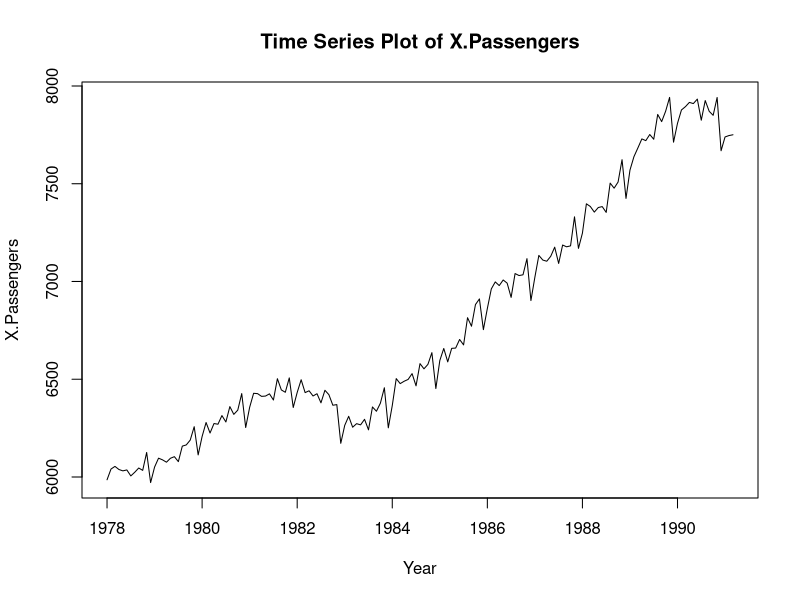
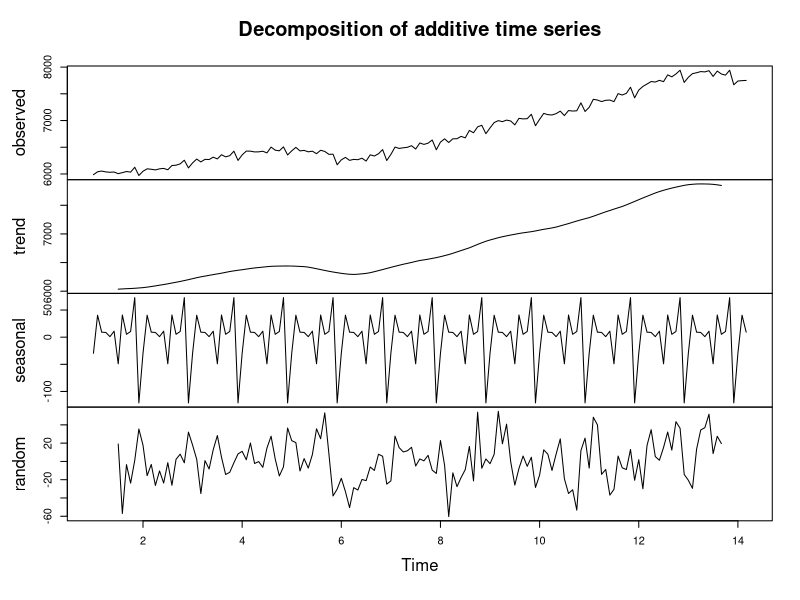
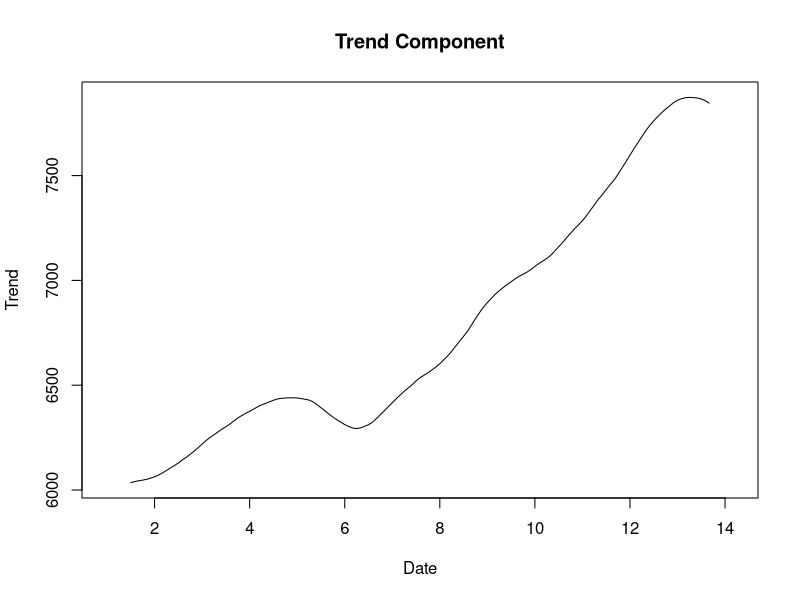
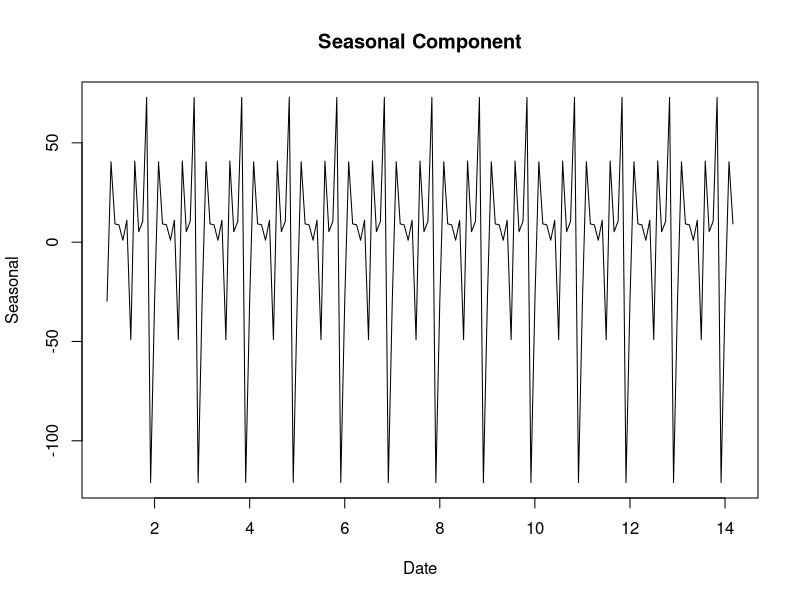
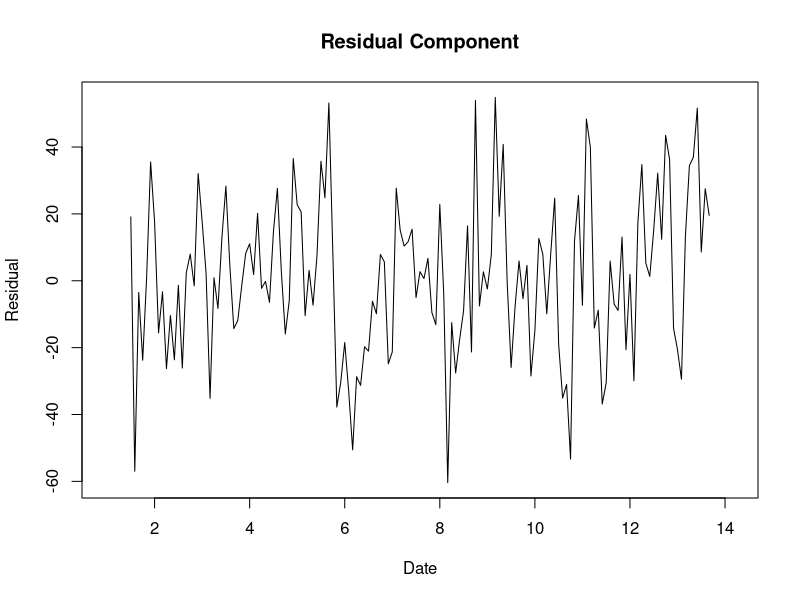
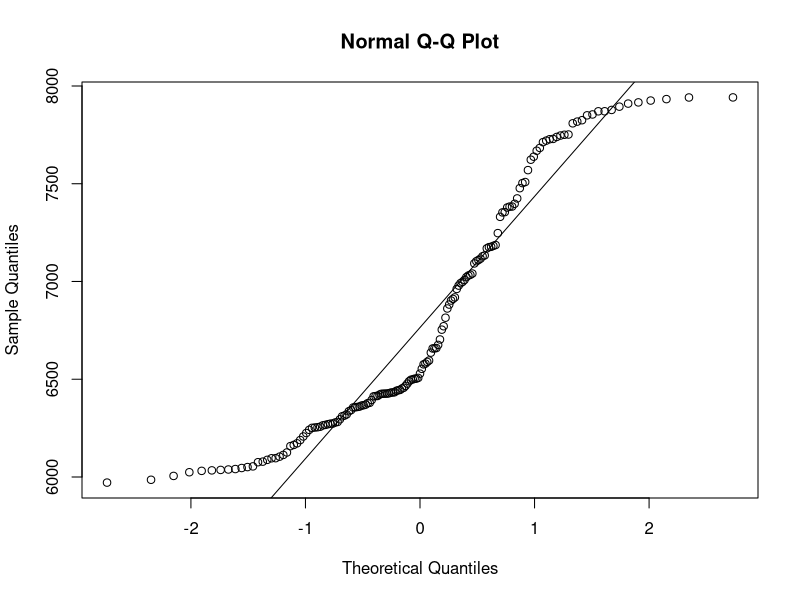
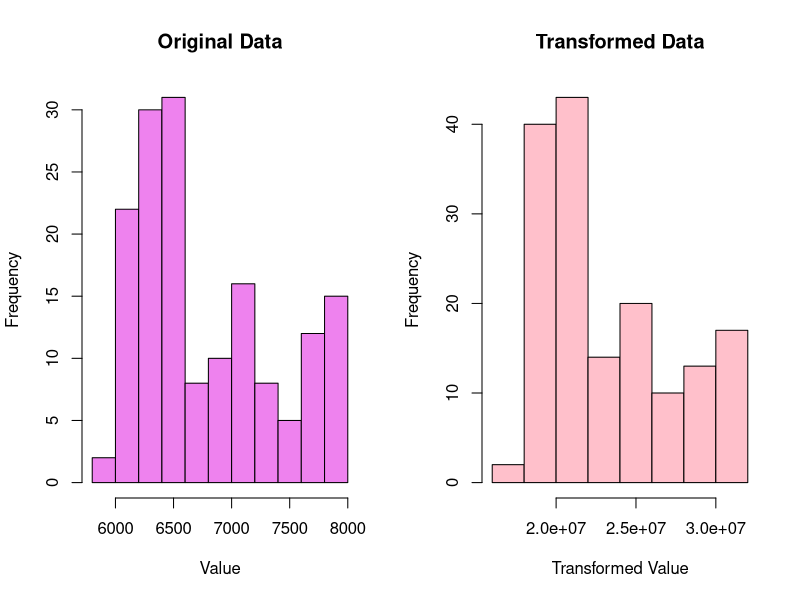
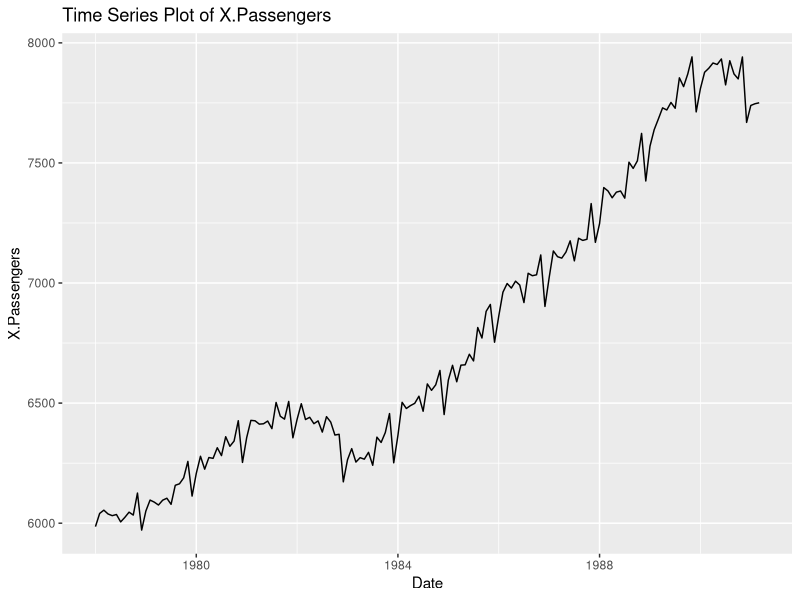

These charts were generated, in order, by the following R code: (Note: this script raises an error after producing the figures.)
# ------------------------------ Load necessary libraries ----------------------
library(ggplot2)
library(lubridate)
library(forecast)
library(ggfortify)
library(tseries)
library(e1071)
library(MASS)
library(lmtest)
library(caTools)

# ------------------------- Step 0: Import and Split Data ----------------------
## import the data set
data <- read.csv("aus_employment.csv",stringsAsFactors = FALSE)

### Data Understanding ###
ls() # Check my data frame name

str(data) # Check the structure

any(is.na(data)) # Check for missing values

## format the date
data$date <- as.Date(data$date, format = "%m/%d/%Y")

# Create a time series object
data_ts <- ts(data$people_employed, frequency = 12, start = c(1978, 1))

## look the first few rows
head(data_ts)

## Plot Time Series
plot(data_ts, main="Time Series Plot of X.Passengers",xlab="Year", ylab = "X.Passengers")

## Split the data into training and test sets
##### Use the train to do the model then the end use to compare
train <- window(data_ts, start = c(1978, 1), end = c(1988, 12)) # 80% for training
test <- window(data_ts, start = c(1989, 1), end = c(1991, 3)) # 20% for testing

# ------------------------- Step 1 : Visualize the Time Series -------------------------
## Perform seasonal decomposition
ts_data <- ts(data$people_employed, frequency = 12)  # Assuming monthly data (frequency = 12)
decomposition <- decompose(ts_data)
plot(decomposition) # Plot the decomposition components (trend, seasonal, and remainder)

## Visual Inspection of Trend Component
plot(decomposition$trend, main = "Trend Component", xlab = "Date", ylab = "Trend")

## Visual Inspection of Seasonal Component
#### Seasonal from the plot
plot(decomposition$seasonal, main = "Seasonal Component", xlab = "Date", ylab = "Seasonal")

## Visual Inspection of Residual Component
plot(decomposition$random, main = "Residual Component", xlab = "Date", ylab = "Residual")

# ------------------------- Step 2 : Transformations ---------------------------

## CHECK NEED TO DO TRANFORMATION OR NOT  
## check skewness first
skew <- skewness(data$people_employed)
print(skew)

##### Output:  -0.149 indicates that the data is slightly left-skewed. 
##### (-0.149) suggests that the skewness is relatively small, which means the departure from a perfectly symmetric distribution is not severe

## Q-Q plot closely follow the line of equality--> suggests that the dataset is approximately normally distributed
qqnorm(data$people_employed)
qqline(data$people_employed)

## Shapiro-Wilk test --> whether a dataset follows a normal distribution
shapiro.test(data$people_employed)

##### Output: W-statistic is close to 1, which suggests that the data is relatively close to a normal distribution.
##### p-value (p < 0.0001) --> does not follow a normal distribution --> need to do transformation

## DO THE TRANSFORMATION 
original_data <- data$people_employed

## Find the optimal lambda (λ) for Box-Cox transformation
optimal_lambda <- optimize(function(lambda) -sum(log(abs((original_data^lambda - 1) / lambda))), c(-2, 2))$minimum
cat("Optimal lambda (λ) =", optimal_lambda, "\n")

##### Output: Optimal lambda (λ) = 1.99994 

## Transform the data using the optimal lambda
transformed_data <- if (abs(optimal_lambda) > 0.001) {
  (original_data^optimal_lambda - 1) / optimal_lambda
} else {
  log(original_data)
}

## Assign the transformed data back to the dataset
data$people_employed <- transformed_data

## Plot the original and transformed data
par(mfrow = c(1, 2))  # Create a 1x2 grid for side-by-side plots
hist(original_data, main = "Original Data", xlab = "Value", col = "violet")
hist(transformed_data, main = "Transformed Data", xlab = "Transformed Value", col = "pink")
par(mfrow = c(1, 1))  # Reset plotting parameters

ggplot(data = NULL, aes(x = time(data_ts), y = data_ts)) +
  geom_line() +
  labs(x = "Date", y = "X.Passengers") +
  ggtitle("Time Series Plot of X.Passengers")

ggplot(data = NULL, aes(x = time(transformed_data), y = data_ts)) +
  geom_line() +
  labs(x = "Date", y = "X.Passengers") +
  ggtitle("Time Series Plot of X.Passengers")

# ------------------------- Step 3: Check the stationary of series -------------------------
## Examine autocorrelation and partial autocorrelation to identify potential lag values for modeling
acf(data$people_employed, main = "Autocorrelation Function (ACF)", lag.max = 40)
pacf(data$people_employed, main = "Partial Autocorrelation Function (PACF)", lag.max = 40)

## Statistical Tests using adf --> result < 0.05 means stationary
adf.test(data$people_employed)

## examine relationships between values at different time points
lag.plot(data$people_employed, main = "Lag Plot") # using the original data

## Decompose again 
ts_data2 <- ts(data$people_employed, frequency = 12)  # Assuming monthly data (frequency = 12)
decomposition2 <- decompose(ts_data2)
plot(decomposition2) 

# Analysis for seasonal - - - - - - - - - - - - - - - - - - - - - - - - - 
summary(decomposition2$seasonal)

## Plot the autocorrelation function (ACF) of the seasonal component
acf(decomposition2$seasonal, main = "ACF of Seasonal Component")

## Plot the partial autocorrelation function (PACF) of the seasonal component
pacf(decomposition2$seasonal, main = "PACF of Seasonal Component")

# Analysis for trend - - - - - - - - - - - - -  - - - - - - - - - - - - 
summary(decomposition2$trend)

## check got missing value or not
any(is.na(decomposition2$trend))

## remove missing value
decomposition2$trend <- na.omit(decomposition2$trend)

## Plot the autocorrelation function- ACF & PACF of the trend component
acf(decomposition2$trend, main = "ACF of Trend Component")
pacf(decomposition2$trend, main = "PACF of Trend Component")

# Analysis for Residual - - - - - - - - - - - - -  - - - - - - - - - - - -
summary(decomposition2$random)

any(is.na(decomposition2$random))
decomposition2$random <- na.omit(decomposition2$random)

## Plot the autocorrelation function- ACF & PACF of the residual component
acf(decomposition2$random, main = "ACF of Residual Component")
pacf(decomposition2$random, main = "PACF of Residual Component")

print(decomposition2)

acf(data$people_employed, main = "Autocorrelation Function (ACF)")
pacf(data$people_employed, main = "Autocorrelation Function (PACF)")

# ------------------------- Step 4 : Find Optimal Parameters -------------------------
## Check the Seasonal then do the First(Seasonal) Differencing
plot(train)
acf(train, lag.max = 40)
pacf(train, lag.max = 40)
checkresiduals(train, lag=24)

adf.test(train)
ndiffs(train)
nsdiffs(train)

z <- ts(diff(train, lag=12))
ts.plot(z, gpars = list(main="First(seasonal) Differences"))
acf(z, main="z", lag.max = 40)
pacf(z, main="z", lag.max = 40)
adf.test(z)
checkresiduals(z, lag=24)


##Guess Arima(p,d,q)(P,D,Q)
##### (p,d,q) --> non seasonal part of model ; d = 0
##### (P,D,Q) --> seasonal part of model ; D = 1
##### p is for AR model --> see PACF; q is for MA model --> see ACF
# lets see the PACF 
# arima(1,0,0)(1, 0, 0)[12]
fit <- arima(train, order=c(1,1,0), seasonal = list(order = c(0,1,0), period=12))
fit
summary(fit)

## Check Residuals
checkresiduals(fit, lag = 24)

## Identification revisited
fit2<- auto.arima(train, ic="aic", trace = TRUE)
summary(fit2)
auto.arima(train, ic="aic", trace=TRUE)
checkresiduals(fit2, lag=24)

coeftest(fit2)

## Generate forecasts for the next 108 months
forecast_values <- forecast(fit2, h = 108)
print(forecast_values)

## plot the graph out
pdf("larger_plot.pdf", width = 10, height = 6)
plot(forecast_values, main = "ARIMA Forecast", xlab = "Date", ylab = "IPG3113N")
dev.off()

## Holt-Winter Model
## Additive Holt-winters Method 
# Fit the additive Holt-Winters model to the training data
additive_model <- hw(train, seasonal = "additive")

# Forecast the time series for the testing period
additive_forecast <- predict(additive_model, 3)

# Print the forecast
print(additive_forecast)

## Multiplicative Holt-Winters Method
# Fit the multiplicative Holt-Winters model to the training data
multiplicative_model <- hw(train, seasonal = "multiplicative")

# Forecast the time series for the testing period
multiplicative_forecast <- predict(multiplicative_model, 12)

# Print the forecast
print(multiplicative_forecast)

##### Holt-Winters exponential smoothing with trend and multiplicative seasonal component.


# ------------------------- Step 5 : Diagnostic Checking (Randomness) -------------------------
## Check the Holt-Winter Method residuals
residuals <- checkresiduals(additive_model)
residuals2 <- checkresiduals(multiplicative_model)

## Convert the residuals object to a numeric vector
numeric_residuals <- as.numeric(residuals)
numeric_residuals2 <- as.numeric(residuals2)

## Perform the Box-Pierce test
bp.test <- Box.test(numeric_residuals, lag = 12)
bp.test2 <- Box.test(numeric_residuals2, lag = 12)

## Print the results of the Box-Pierce test
print(bp.test)
print(bp.test2)

## Perform the Ljung-Box test (same as Box-Pierce test)
ljung_box_test <- Box.test(numeric_residuals, lag = 12, type = "Ljung")
ljung_box_test2 <- Box.test(numeric_residuals2, lag = 12, type = "Ljung")

## Print the results of the Ljung-Box test
print(ljung_box_test)
print(ljung_box_test2)

# ---Step 7 : Consider Alternative Model, Compare and Determine the Best Model ---
## helps to find the most suitable ARIMA model for the data
fit3 <- auto.arima(candy_data)
summary(fit3)
auto.arima(data, ic="aic", trace=TRUE)

# ----------------- Step 8(a) : Form Equation for the Best Model -----------------



# ----------------- Step 8(b) : Estimate the model's coefficients -----------------


# ------------------------- Step 9 : Forecasting -------------------------


# ------------------------- Step 10 : Evaluate Model -------------------------
